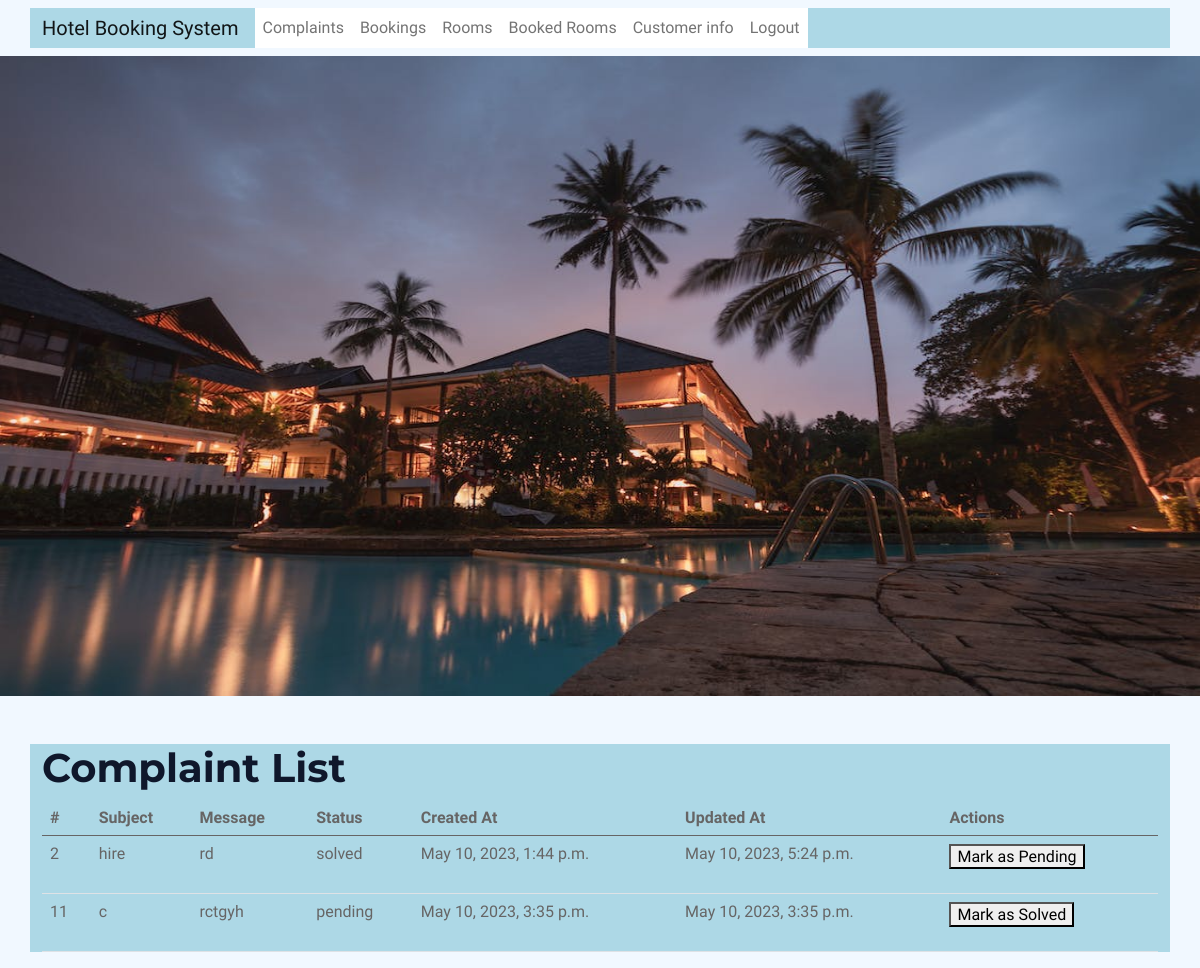
/admin_complaints/ (signed in), run on an earlier commit of the app's database.
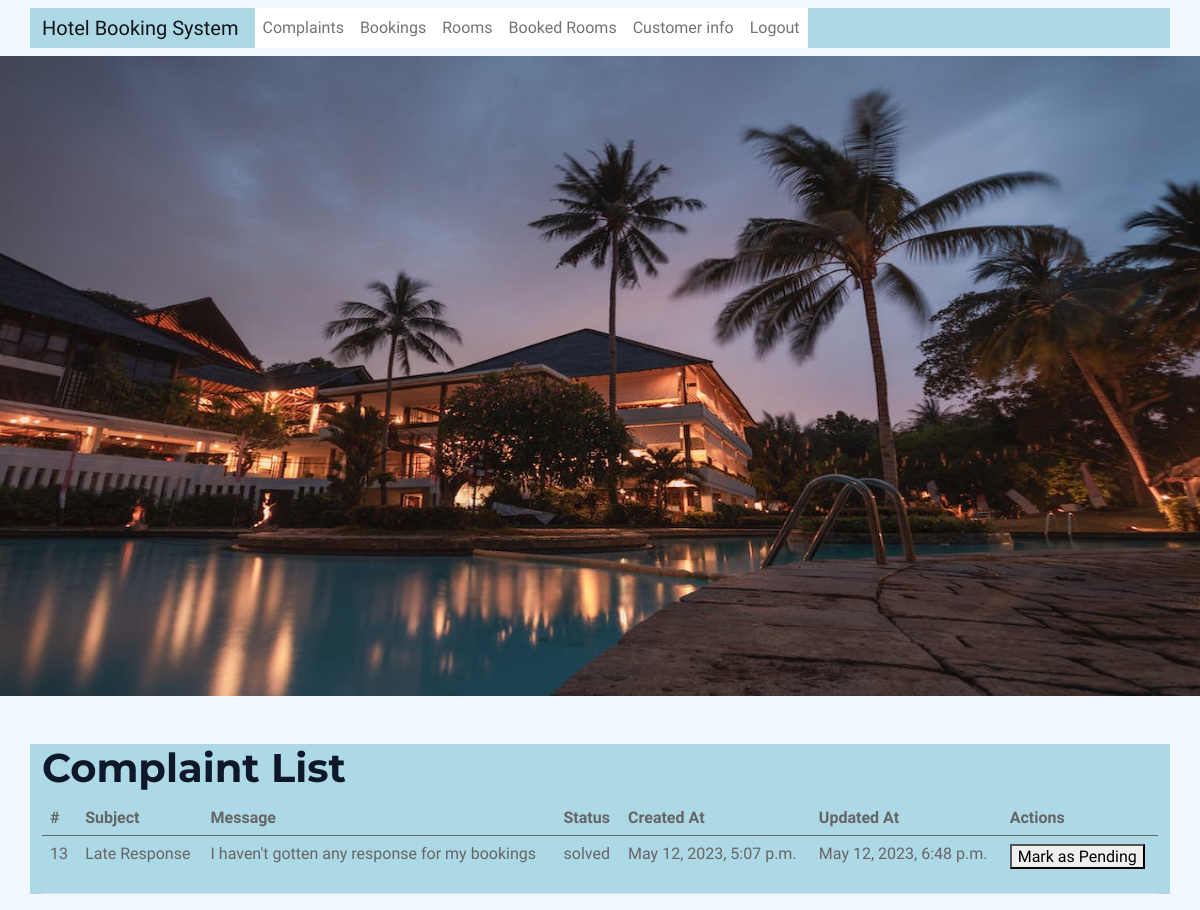
And on a later commit of the database.
### bookings/models.py (models this page shows, shortened)
class Complaint(models.Model):
    user = models.ForeignKey(settings.AUTH_USER_MODEL, on_delete=models.CASCADE)
    admin_user= models.ForeignKey(settings.AUTH_USER_MODEL, on_delete=models.CASCADE, related_name='complaint_admin', default=1)
    booking = models.ForeignKey('Booking', on_delete=models.CASCADE, null=True)
    subject = models.CharField(max_length=100)
    message = models.TextField()
    created_at = models.DateTimeField(auto_now_add=True)
    updated_at = models.DateTimeField(auto_now=True)
    status_choices = [
        ('pending', 'Pending'),
        ('solved', 'Solved'),
    ]
    status = models.CharField(max_length=10, choices=status_choices, default='pending')

### bookings/views.py (the view, shortened to what this page needs)
# urls.py: path('admin_complaints/', views.admin_complaint_list, name='admin_complaint_list'),
@login_required
def admin_complaint_list(request):
    complaints = Complaint.objects.all()
    context = {'complaints': complaints}
    return render(request, 'complaint_list.html', context)

### bookings/templates/complaint_list.html (shortened to what this page needs)
{% extends 'base.html' %}
{% block content %}
  <h1>Complaint List</h1>
  {% if complaints %}
    <table class="table">
      <thead>
        <tr>
          <th>#</th>
          <th>Subject</th>
          <th>Message</th>
          <th>Status</th>
          <th>Created At</th>
          <th>Updated At</th>
          <th>Actions</th>
        </tr>
      </thead>
      <tbody>
        {% for complaint in complaints %}
          <tr>
            <td>{{ complaint.pk }}</td>
            <td>{{ complaint.subject }}</td>
            <td>{{ complaint.message }}</td>
            <td>{{ complaint.status }}</td>
            <td>{{ complaint.created_at }}</td>
            <td>{{ complaint.updated_at }}</td>
            <td>
              <form method="post" action="{% url 'bookings:admin_complaint_list' %}">
                {% if complaint.status == 'pending' %}
                  <button type="submit" name="mark_as_solved">Mark as Solved</button>
                {% elif complaint.status == 'solved' %}
                  <button type="submit" name="mark_as_pending">Mark as Pending</button>
                {% endif %}
              </form>
            </td>
          </tr>
        {% endfor %}
      </tbody>
    </table>
  {% else %}
    <p>No complaints found.</p>
  {% endif %}
{% endblock %}

What changed in the data, as far as the page shows it:
removed Complaint: pk "2", subject "hire", message "rd", status "solved", created_at "May 10, 2023, 1:44 p.m.", updated_at "May 10, 2023, 5:24 p.m.", shows "Mark as Pending"
removed Complaint: pk "11", subject "c", message "rctgyh", status "pending", created_at "May 10, 2023, 3:35 p.m.", updated_at "May 10, 2023, 3:35 p.m.", shows "Mark as Solved"
added Complaint: pk "13", subject "Late Response", message "I haven't gotten any response for my bookings", status "solved", created_at "May 12, 2023, 5:07 p.m.", updated_at "May 12, 2023, 6:48 p.m.", shows "Mark as Pending"
